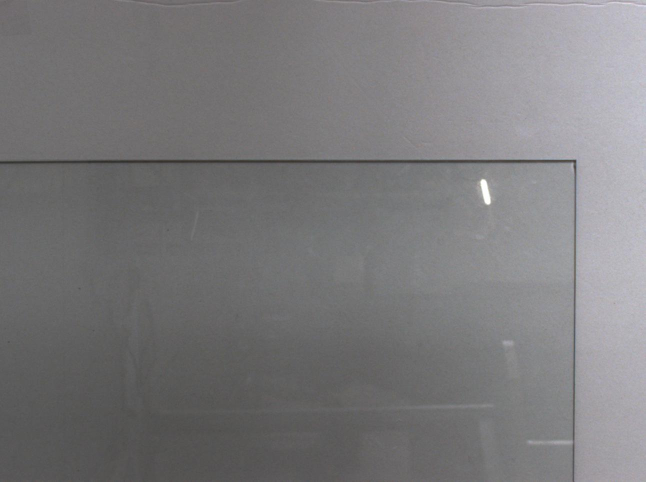
#> input picture measure/56.5.jpg, 1292 x 964 px (shown at 1/2 size)
$ python run.py   (older library calls are emulated)
#> lines starting #> are read from the running program, lines starting #| are printed output that depends on the picture; after the words box and inside, x2 and y2 are one past the last pixel; in counts of white or black regions, pixels touching at a corner belong together
import cv2
import numpy as np


img = cv2.imread('./measure/56.5.jpg')
#> img is the input picture: shape (964, 1292, 3); mean B, G, R 122.7, 121.2, 122.1

img = img[ :, 0:894]
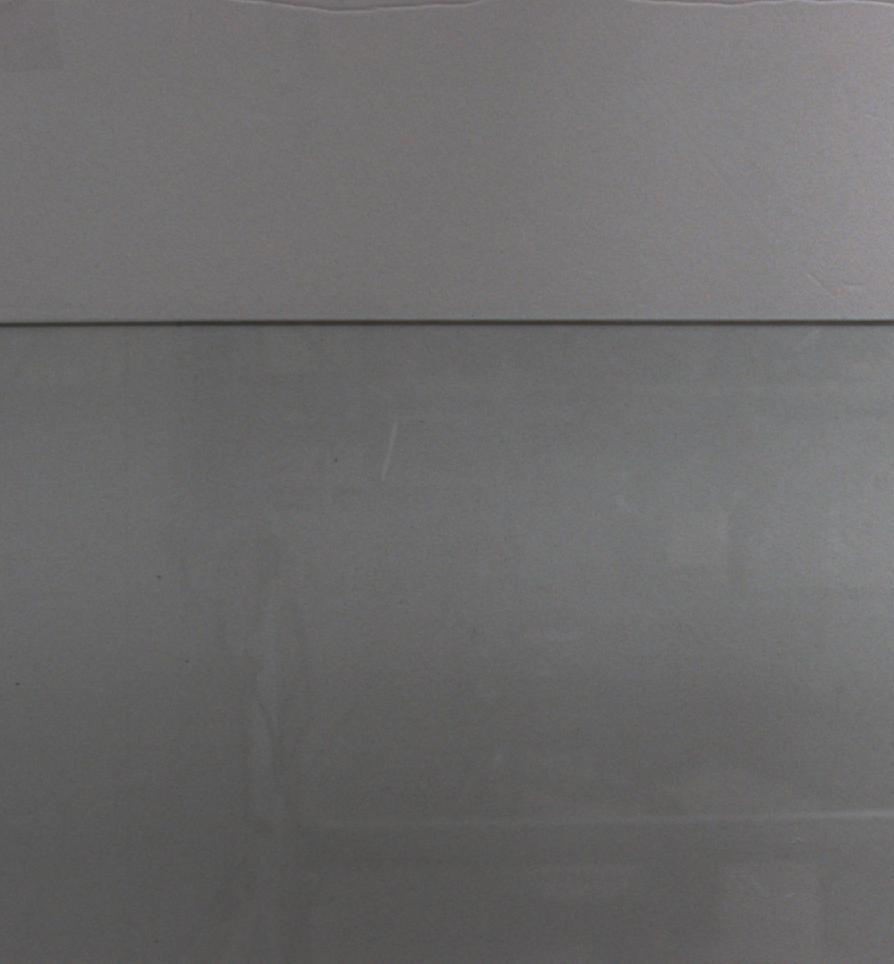
#> img: shape (964, 894, 3); mean B, G, R 107, 106.7, 107.6

gray = cv2.cvtColor(img, cv2.COLOR_BGR2GRAY)

gaus = cv2.GaussianBlur(gray, (7,7), 1)
# cv2.imwrite('GAUS.jpg', gaus)

sobelx = cv2.Sobel(src=gaus, ddepth=cv2.CV_8U, dx=0, dy=1, ksize=5,delta=0)
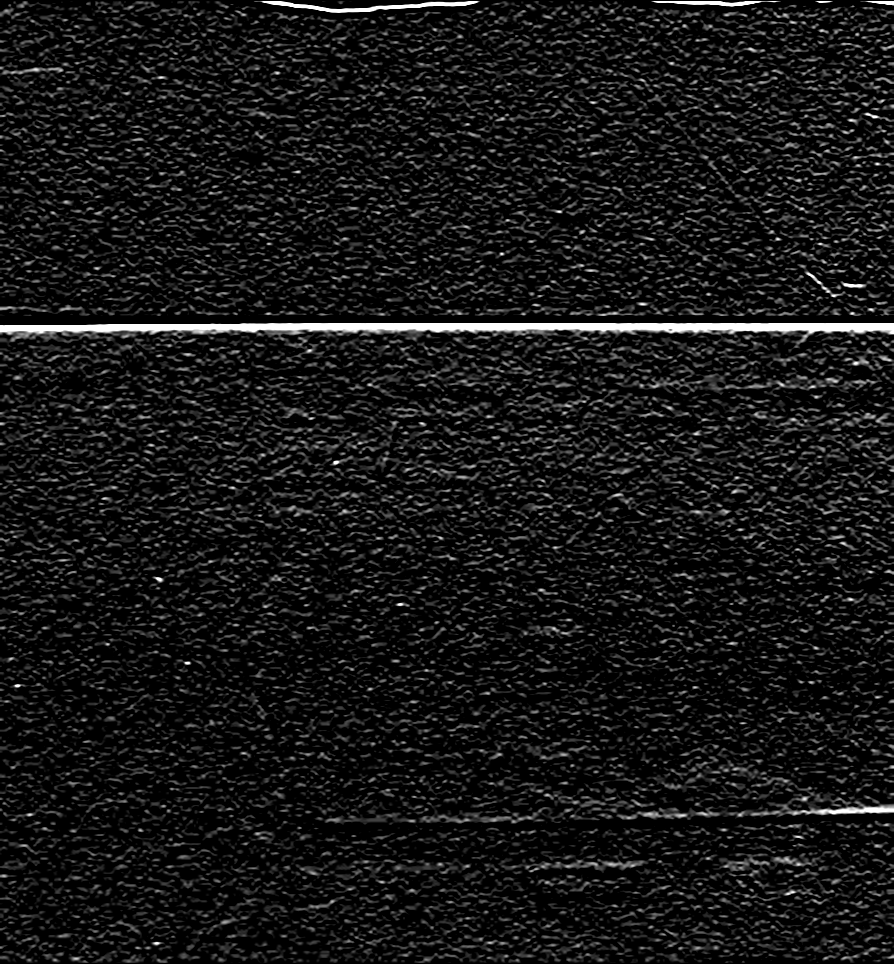
#> sobelx: shape (964, 894); min 0, max 255, mean 22.4
sobelx = np.uint8(np.absolute(sobelx))


cv2.imwrite('sobel.jpg', sobelx)

retval, threshold = cv2.threshold(sobelx, 120, 255, cv2.THRESH_BINARY)
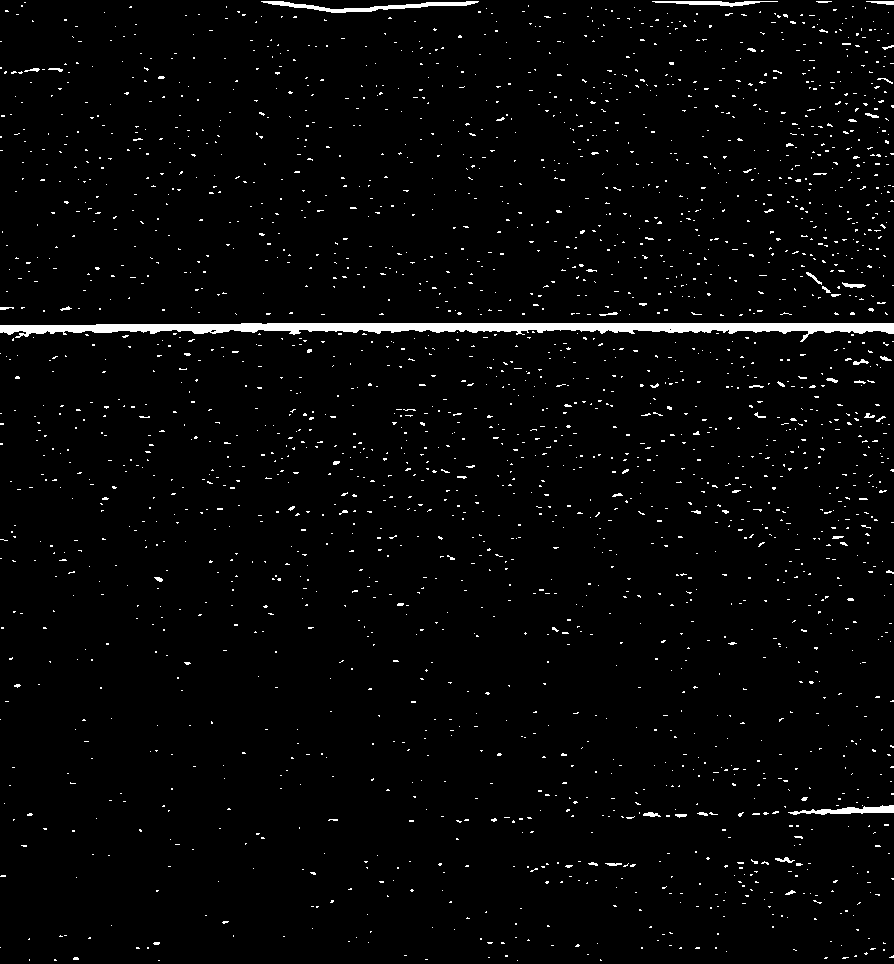
#> threshold: shape (964, 894); 2.5% white; 2430 white regions (2381 under 20 px), largest, box (x1, y1, x2, y2) and area: (0, 323, 894, 342) 7593, (261, 1, 479, 13) 844, (788, 805, 894, 815) 524

kernel = np.ones((1,1), np.uint8)
threshold = cv2.erode(threshold, kernel, iterations=1)
cv2.imwrite('erode.jpg', threshold)
threshold = cv2.dilate(threshold, kernel, iterations=1)

# ret,bi = cv2.threshold(sobelx, 10, 255, cv2.THRESH_BINARY)


# kernel = cv2.getStructuringElement(cv2.MORPH_RECT, (1,1))
# dilation = cv2.dilate(bi, kernel, iterations=1)

cv2.imwrite('dilation.jpg', threshold)

lines = cv2.HoughLinesP(threshold, 1, np.pi / 180, threshold=200, minLineLength=400, maxLineGap=35)
#> lines = [[0, 327, 893, 327], [0, 326, 893, 326], [0, 329, 893, 329], [0, 328, 893, 328], [0, 325, 893, 325], [0, 330, 893, 330], [96, 324, 893, 324], [241, 323, 893, 323], [0, 331, 542, 331]]
for line in lines:
    x1,y1,x2,y2 = line[0]
    print(line[0])
    cv2.line(img, (x1,y1), (x2,y2), (0,255,0), 1)
#> this loop made 9 passes
#| [  0 327 893 327]
#| [  0 326 893 326]
#| [  0 329 893 329]
#| [  0 328 893 328]
#| [  0 325 893 325]
#| [  0 330 893 330]
#| [ 96 324 893 324]
#| [241 323 893 323]
#> (further printed lines are left out)
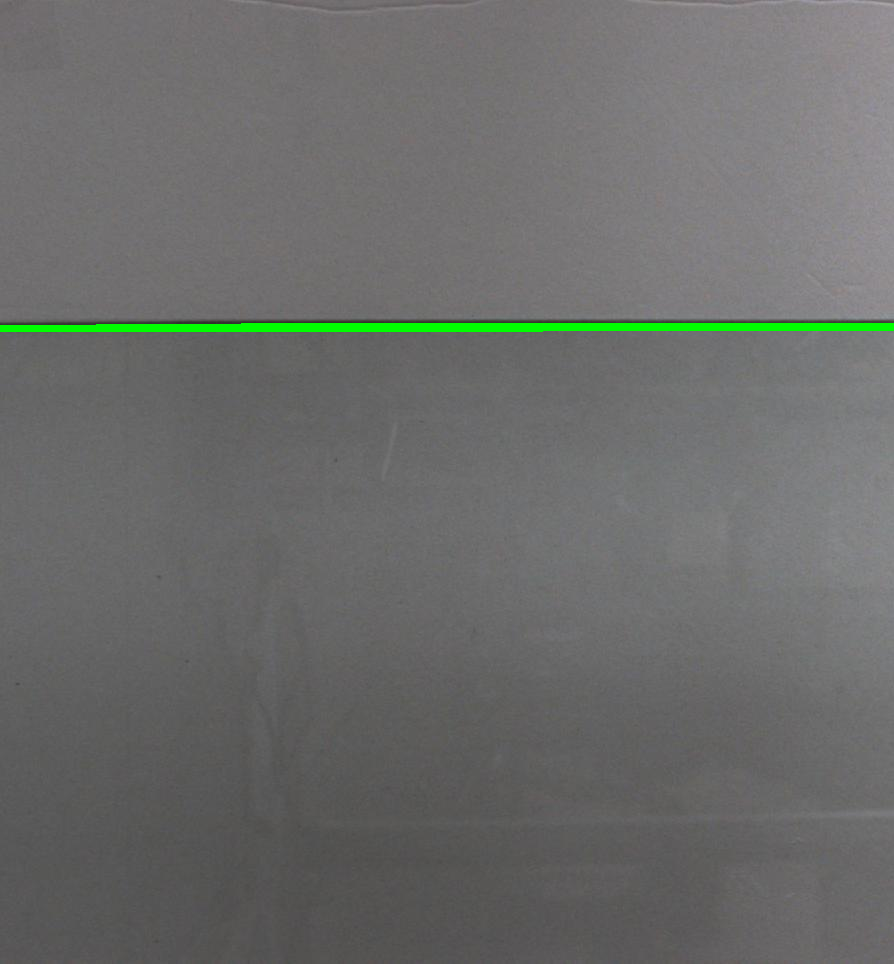
#> img: shape (964, 894, 3); 0.85% of pixels changed, all inside (x1, y1, x2, y2) = (0, 323, 894, 332)


cv2.imwrite('./measure/line-detected/out.jpg', img)
# [12 lines of commented-out code are left out]
